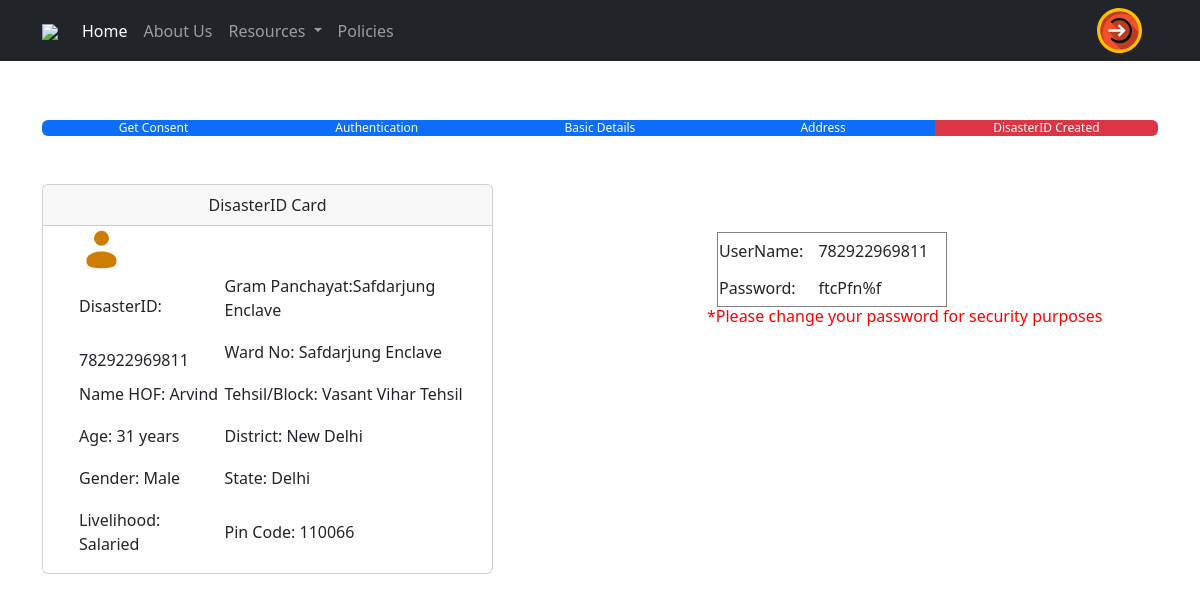
The app's page /disasterID-card/6/ with its own data.
### DisasterID/models.py (models this page shows, shortened)
class UserAddress(models.Model):
    user_profile = models.OneToOneField(UserProfile, on_delete=models.CASCADE)
    gramPanchayat=models.CharField(max_length=50,null=True)
    ward_no=models.CharField(max_length=20, null=True)
    tehsil_or_block=models.CharField(max_length=50,null=True)
    pincode=models.IntegerField(null=True)
    district=models.CharField(max_length=50, null=True)
    state=models.CharField(max_length=50, null=True)
    latitude=models.CharField(max_length=20, null=True)
    longitude=models.CharField(max_length=20, null=True)

class UserProfile(models.Model):
    email = models.EmailField(unique=True, null=True)
    disaster_id = models.CharField(max_length=12, unique=True, null=True)
    password=models.CharField(max_length=18, null=True)

class BasicUserDetails(models.Model):
    user_profile = models.OneToOneField(UserProfile, on_delete=models.CASCADE)
    name = models.CharField(max_length=255, null=True)
    age=models.IntegerField(validators=[MinValueValidator(1),MaxValueValidator(120)], null=True)
    gender=models.CharField(max_length=20, null=True)
    livelihood=models.CharField(max_length=50, null=True)

### DisasterID/views.py (the view)
# urls.py: path('disasterID-card/<int:email_verification_id>/', views.disasterID, name='disasterID_card'),
def disasterID(request, email_verification_id):
    email_verification = EmailVerification.objects.get(id=email_verification_id)
    user_profile=email_verification.user_profile
    basic_user_details=BasicUserDetails.objects.get(user_profile_id=email_verification.user_profile)
    user_address=UserAddress.objects.get(user_profile_id=email_verification.user_profile)
    password=user_profile.password
    return render(request, "DisasterID/disasterID_Card.html",{
        "user_profile":user_profile,
        "email_verification": email_verification,
        "user_detail":basic_user_details,
        "user_address":user_address,
        "password":password
        })

### DisasterID/templates/DisasterID/disasterID_Card.html (shortened to what this page needs)
{% extends 'base.html' %}
{% block content %}
<div class="container mt-5">
    <div class="progress">
        <div class="progress-bar bg-primary" style="width:20%">
          Get Consent
        </div>
        <div class="progress-bar bg-primary" style="width:20%">
          Authentication
        </div>
        <div class="progress-bar bg-primary" style="width:20%">
          Basic Details
        </div>
        <div class="progress-bar bg-primary" style="width:20%">
          Address
        </div>
        <div class="progress-bar bg-danger" style="width:20%">
          DisasterID Created
        </div>
      </div>
</div>
<div class="container mt-5">
    <div class="row">
        <div class="col-md-5">
            <div class="card" id="map-container">
                <div class="card-header" id="location-map-header" style="text-align:center;">DisasterID Card</div>
                <div class="card-body p-0">
                        <table style="margin-left:35px;">
                            <tr>
                                <td colspan="2">
                                    </td>
                                <td></td>
                            </tr>
                            <tr>
                                <td>DisasterID: </td>
                                <td><p>   Gram Panchayat:{{user_address.gramPanchayat}}</P></td>
                            </tr>
                            <tr>
                                <td>{{user_profile.disaster_id}}</td>
                                <td><p>Ward No: {{user_address.ward_no}}</P></td>
                            </tr>
                            <tr>
                                <td><p>Name HOF: {{user_detail.name}}</p></td>
                                <td><p>Tehsil/Block: {{user_address.tehsil_or_block}}</P></td>
                            </tr>
                            <tr>
                                <td><p>Age: {{user_detail.age}} years</p></td>
                                <td><p>District: {{user_address.district}}</P></td>
                            </tr>
                            <tr>
                                <td><p>Gender: {{user_detail.gender}}</P></td>
                                <td><p>State: {{user_address.state}}</P></td>
                            </tr>
                            <tr>
                                <td><p>Livelihood: {{user_detail.livelihood}}</p></td>
                                <td><p>Pin Code: {{user_address.pincode}}</P></td>
                            </tr>
                        </table>
                </div>
            </div>
        </div>
        <div class="col-md-2"></div>
        <div class="col-md-5">
            <div class="container pt-5"></div>
            <table style="margin-left:10px;" width="230px" height="75px" border="1" border-color="#000" >
                <tr>
                    <td style="margin-left:20px;">UserName:</td>
                    <td style="margin-left:20px;">{{user_profile.disaster_id}}</td>
                </tr>
                <tr>
                    <td style="margin-left:20px;">Password:</td>
                    <td style="margin-left:20px;">{{password}}</td>
                </tr>
            </table>
            <h6 style="color:red;">*Please change your password for security purposes</h6>
        </div>
        </div>
    </div>
</div>
{% endblock %}

### records on screen
UserAddress: gramPanchayat "Safdarjung Enclave", ward_no "Safdarjung Enclave", tehsil_or_block "Vasant Vihar Tehsil", district "New Delhi", state "Delhi", pincode "110066"
UserProfile: disaster_id "782922969811", password "ftcPfn%f"
BasicUserDetails: name "Arvind", age "31", gender "Male", livelihood "Salaried"
